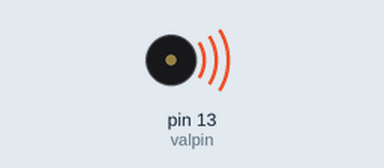
Simulated run of this sketch. Board: Arduino Uno, built with avr-gcc and run on an emulated ATmega328P. On the bench: buzzer (waves = sounding).

Above: at 0.15 s.
At 6.3 s:
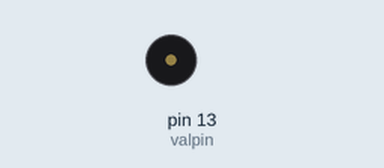
Timing chart, 0 to 8.5 s (numbered marks = the images above):
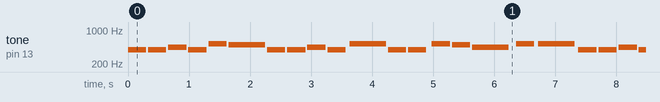

Measured:
- by itself, tone on pin 13 (valpin): plays 392 Hz for 0.30 s, 392 Hz for 0.30 s, 440 Hz for 0.30 s, 392 Hz for 0.30 s, 523 Hz for 0.30 s, 494 Hz for 0.60 s … (318 notes in this stretch)

The sketch:

song.ino
```cpp
int valpin=13;
//設定腳位為13
char notes[]="ggagCbggagDCggGECbaFFECDC";
//寫入生日快樂歌簡譜
unsigned long beats[]={1,1,1,1,1,2,1,1,1,1,1,2,1,1,1,1,1,1,2,1,1,1,1,1,2};
//寫入每個音機的拍子
int length =sizeof(notes);
//利用sizeof(),算出要用多少音符
int tempo=300;
//拍子長度

void setup() {
  // put your setup code here, to run once:
pinMode(valpin,INPUT);
}

void loop() {
  // put your main code here, to run repeatedly:

 for(int i=0;i<length;i++){
  //用for來撥放我們設定的歌曲

 if (notes[i]==' ')
      delay(beats[i]*tempo);
      //如果是空白就不放音樂
  else
      playNote(valpin,notes[i],beats[i]*tempo);
      //呼叫playNote()fuction,將音符轉換成音訊讓蜂鳴器發出聲音
  delay(tempo/10);
  //讓音符之間的間隔有連音或段音效果
  }

}


void playNote(int valoutputPin,char note,unsigned long duration){
  char names[]={'c','d','e','f','g','a','b','C','D','E','F','G'};
  //音符用矩陣來表示
  int tones[]={261,294,330,349,392,440,494,523,587,659,698,784};
  //對應的頻率用矩陣表示
  for (int i=0;i<8;i++){
    if(names[i]==note){
      tone(valoutputPin,tones[i],duration);
      delay(duration);
      noTone(valoutputPin);
      //依據順序來對應音階符號和頻率
    }
  }
}
```
